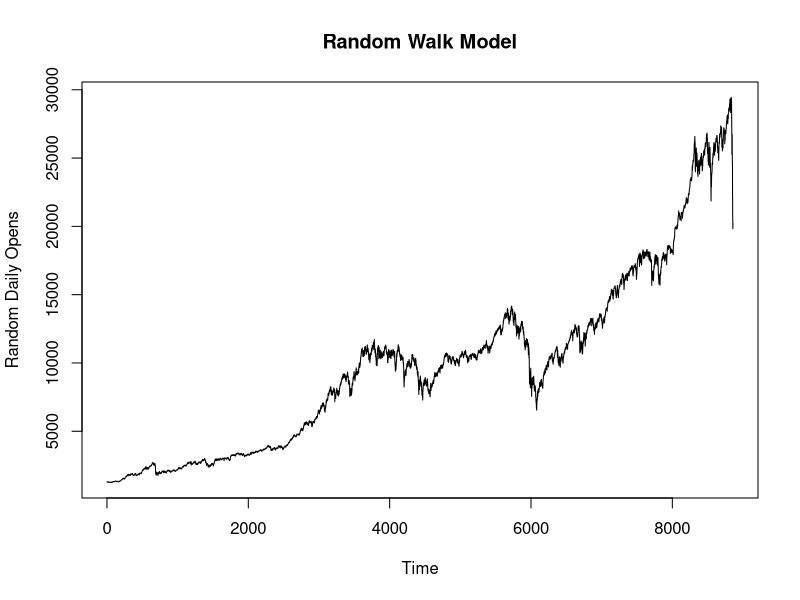
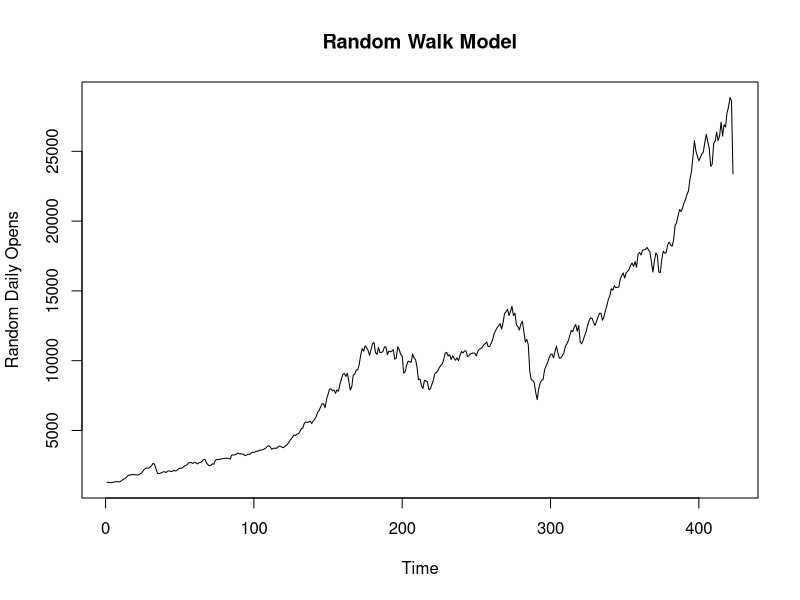
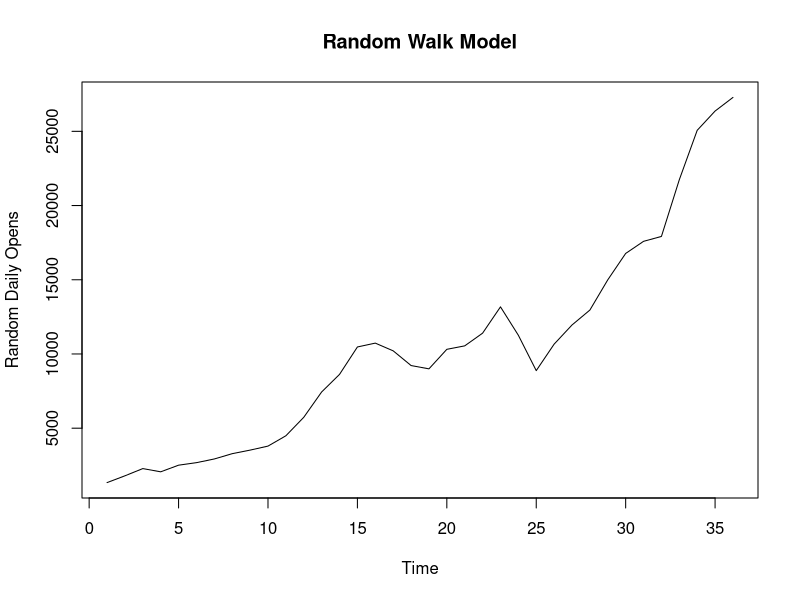
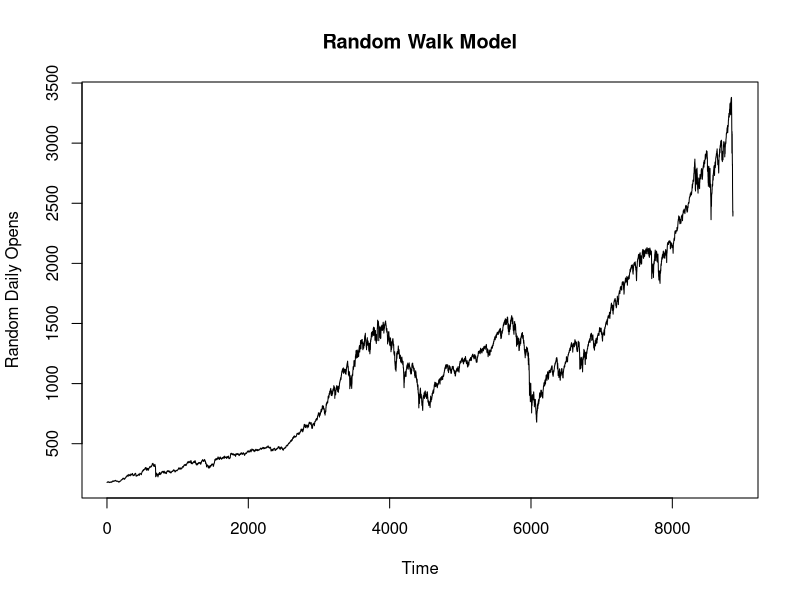
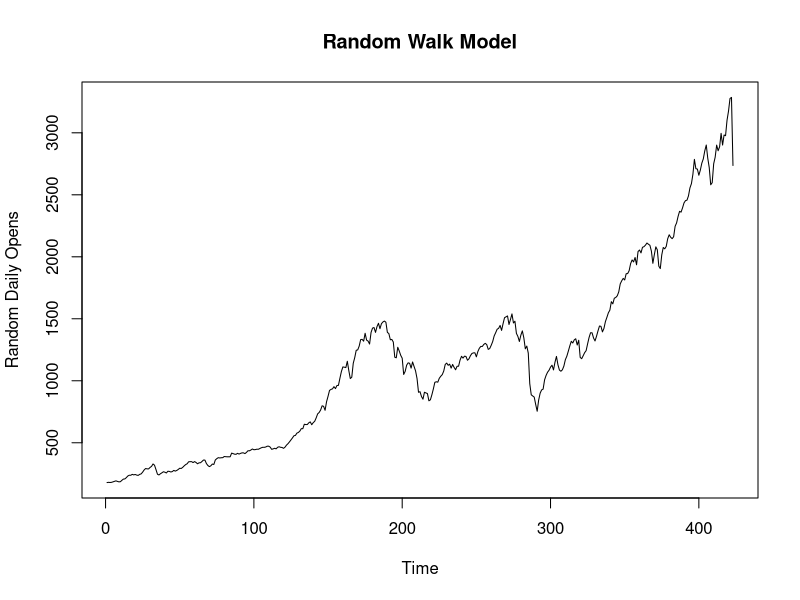
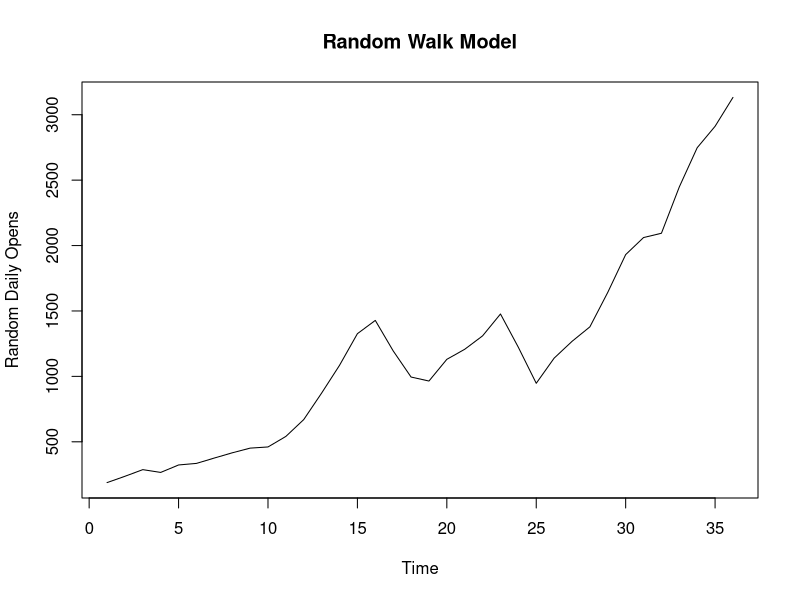
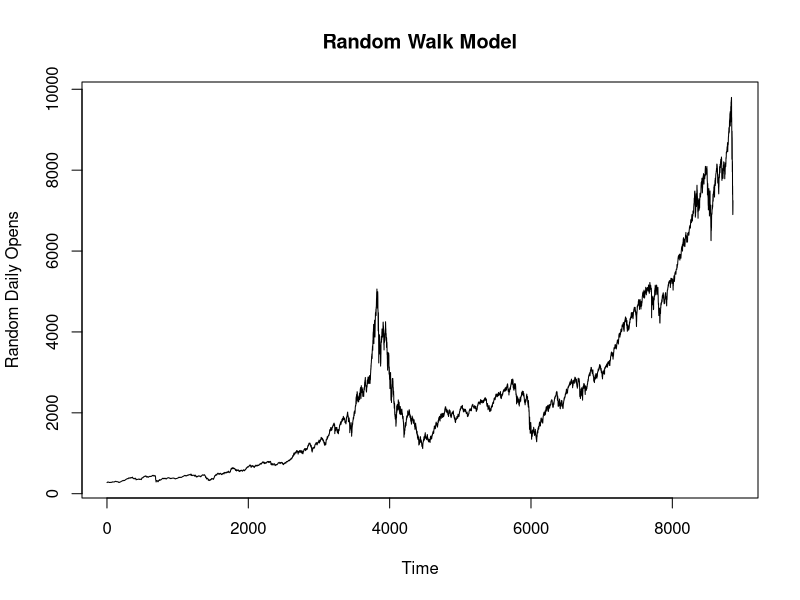
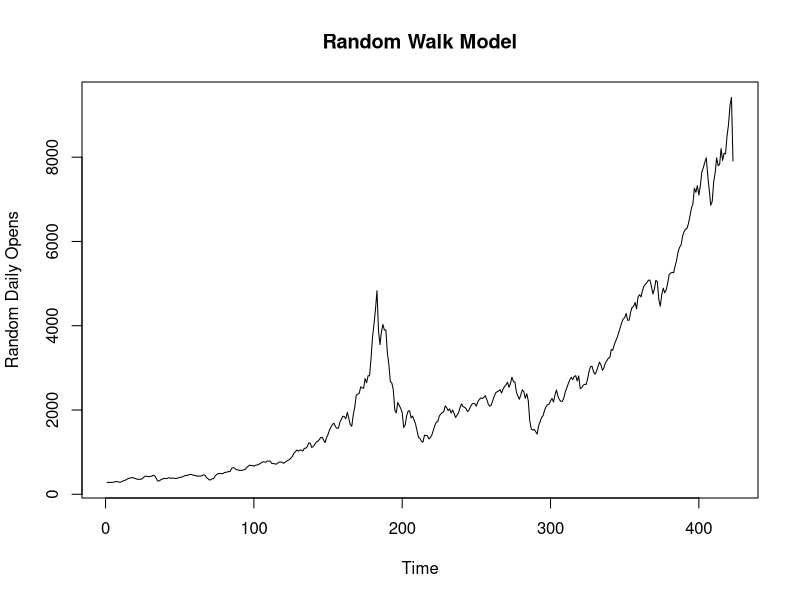

The R script that drew these images, in order: (Note: this script raises an error after producing the figures.)
DJI <- read.csv('DJI.csv')
GSPC <- read.csv('GSPC.csv')
NASDAQ <- read.csv('IXIC.csv')

master <- data.frame(as.Date(DJI$Date), DJI$Open, GSPC$Open, NASDAQ$Open); colnames(master) <- c("Date", "DJI", "SAP500", "NASDAQ"); head(master)

{master_yearly <- master; master_yearly$Date <- format(as.Date(master$Date, format="%d/%m/%Y"),"%Y") 
  master_yearly <-  aggregate(master_yearly[,2:4], list(master_yearly$Date), mean, drop = TRUE) 
  colnames(master_yearly)[1] <- "Date"; head(master_yearly)
}

{master_monthly <- master; master_monthly$Date <- format(as.Date(master$Date, format="%d/%m/%Y"),"%Y-%m") 
  master_monthly <-  aggregate(master_monthly[,2:4], list(master_monthly$Date), mean, drop = TRUE) 
  colnames(master_monthly)[1] <- "Date"; head(master_monthly)
}


plot(master$DJI, type = "l", xlab = "Time", 
     ylab = "Random Daily Opens", main = "Random Walk Model")
plot(master_monthly$DJI, type = "l", xlab = "Time", 
     ylab = "Random Daily Opens", main = "Random Walk Model")
plot(master_yearly$DJI, type = "l", xlab = "Time", 
     ylab = "Random Daily Opens", main = "Random Walk Model")

plot(master$SAP500, type = "l", xlab = "Time", 
     ylab = "Random Daily Opens", main = "Random Walk Model")
plot(master_monthly$SAP500, type = "l", xlab = "Time", 
     ylab = "Random Daily Opens", main = "Random Walk Model")
plot(master_yearly$SAP500, type = "l", xlab = "Time", 
     ylab = "Random Daily Opens", main = "Random Walk Model")

plot(master$NASDAQ, type = "l", xlab = "Time", 
     ylab = "Random Daily Opens", main = "Random Walk Model")
plot(master_monthly$NASDAQ, type = "l", xlab = "Time", 
     ylab = "Random Daily Opens", main = "Random Walk Model")
plot(master_yearly$NASDAQ, type = "l", xlab = "Time", 
     ylab = "Random Daily Opens", main = "Random Walk Model")

diffs <- diff(master_yearly$DJI)
diffs.median <- median(diffs); diffs.median #
diffs.hiq <- (quantile(diffs, c(seq(0.0,1,by = 0.125)))[[7]] - quantile(diffs, c(seq(0.0,1,by = 0.1)))[[3]])/2; diffs.hiq
hurstexp(diff(master$DJI))
hurstexp(diff(master_monthly$DJI))
hurstexp(diff(master_yearly$DJI))

ks.test(diff(master$DJI), rnorm(length(diff(master$DJI)), mean(diff(master$DJI)), sd(diff(master$DJI))))
ks.test(diff(master_monthly$DJI), rnorm(length(diff(master_monthly$DJI)), mean(diff(master_monthly$DJI)), sd(diff(master_monthly$DJI))))
ks.test(diff(master_yearly$DJI), rnorm(length(diff(master_yearly$DJI)), mean(diff(master_yearly$DJI)), sd(diff(master_yearly$DJI))))

ks.test(diff(master$DJI), rcauchy(length(diff(master$DJI)), median(diff(master$DJI)), (quantile(diff(master$DJI), c(seq(0.0,1,by = 0.125)))[[7]] - quantile(diff(master$DJI), c(seq(0.0,1,by = 0.1)))[[3]])/2))
ks.test(diff(master_monthly$DJI), rcauchy(length(diff(master_monthly$DJI)), median(diff(master_monthly$DJI)), (quantile(diff(master_monthly$DJI), c(seq(0.0,1,by = 0.125)))[[7]] - quantile(diff(master_monthly$DJI), c(seq(0.0,1,by = 0.1)))[[3]])/2))
ks.test(diff(master_yearly$DJI), rcauchy(length(diff(master_yearly$DJI)), median(diff(master_yearly$DJI)), (quantile(diff(master_yearly$DJI), c(seq(0.0,1,by = 0.125)))[[7]] - quantile(diff(master_yearly$DJI), c(seq(0.0,1,by = 0.1)))[[3]])/2))

Estim(EstimMethod = c("Kout"), diff(master_monthly$DJI))
hist(diffs, breaks = "FD")
ks.test(diff(master_monthly$DJI), rstable(length(master_monthly$DJI), 1.3679109 , -0.1627983 , 163.7892113 , 109.2632272))

#Stopped here

hurstexp(diff(master$SAP500))
hurstexp(diff(master_monthly$SAP500))
hurstexp(diff(master_yearly$SAP500))

ks.test(diff(master$SAP500), rnorm(length(diff(master$SAP500)), mean(diff(master$SAP500)), sd(diff(master$SAP500))))
ks.test(diff(master_monthly$SAP500), rnorm(length(diff(master_monthly$SAP500)), mean(diff(master_monthly$SAP500)), sd(diff(master_monthly$SAP500))))
ks.test(diff(master_yearly$SAP500), rnorm(length(diff(master_yearly$SAP500)), mean(diff(master_yearly$SAP500)), sd(diff(master_yearly$SAP500))))

hurstexp(diff(master$NASDAQ))
hurstexp(diff(master_monthly$NASDAQ))
hurstexp(diff(master_yearly$NASDAQ))

ks.test(diff(master$NASDAQ), rnorm(length(diff(master$NASDAQ)), mean(diff(master$NASDAQ)), sd(diff(master$NASDAQ))))
ks.test(diff(master_monthly$NASDAQ), rnorm(length(diff(master_monthly$NASDAQ)), mean(diff(master_monthly$NASDAQ)), sd(diff(master_monthly$NASDAQ))))
ks.test(diff(master_yearly$NASDAQ), rnorm(length(diff(master_yearly$NASDAQ)), mean(diff(master_yearly$NASDAQ)), sd(diff(master_yearly$NASDAQ))))


